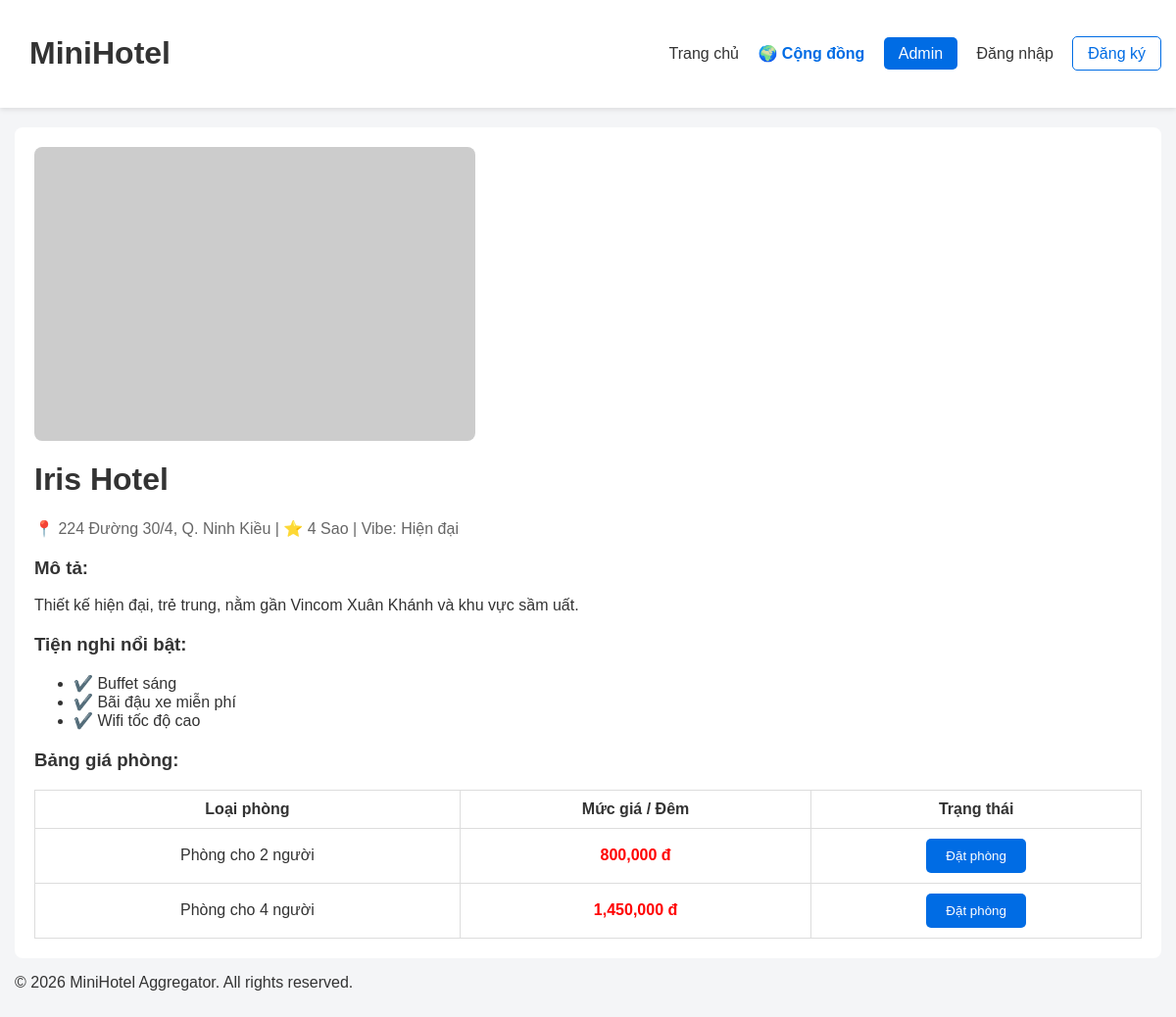
The page /detail.php?id=5 on the database its author committed.
### tables this page shows
CREATE TABLE `hotels` (
  `id` int(11) NOT NULL AUTO_INCREMENT,
  `name` varchar(150) NOT NULL,
  `address` varchar(255) DEFAULT NULL,
  `star_rating` int(1) DEFAULT 3,
  `vibe` varchar(50) DEFAULT NULL,
  `description` text DEFAULT NULL,
  PRIMARY KEY (`id`)
);

CREATE TABLE `amenities` (
  `id` int(11) NOT NULL AUTO_INCREMENT,
  `name` varchar(100) NOT NULL,
  `icon` varchar(100) DEFAULT NULL,
  PRIMARY KEY (`id`)
);

CREATE TABLE `rooms` (
  `id` int(11) NOT NULL AUTO_INCREMENT,
  `hotel_id` int(11) NOT NULL,
  `capacity` int(11) NOT NULL,
  `price` decimal(10,0) NOT NULL,
  PRIMARY KEY (`id`),
  FOREIGN KEY (`hotel_id`) REFERENCES `hotels`(`id`) ON DELETE CASCADE
);

### detail.php (the view, shortened to what this page needs)
<?php
require_once 'includes/db-connect.php';
require_once 'includes/header.php';
$id = $_GET['id'];
$stmt = $pdo->prepare("SELECT * FROM hotels WHERE id = ?");
$stmt->execute([$id]);
$hotel = $stmt->fetch(PDO::FETCH_ASSOC);
$image_pattern = "uploads/hotel_" . $id . "_*.*";
$images = glob($image_pattern);
$stmt_room = $pdo->prepare("SELECT * FROM rooms WHERE hotel_id = ?");
$stmt_room->execute([$id]);
$rooms = $stmt_room->fetchAll(PDO::FETCH_ASSOC);
$stmt_amen = $pdo->prepare("SELECT a.name FROM amenities a JOIN hotel_amenities ha ON a.id = ha.amenity_id WHERE ha.hotel_id = ?");
$stmt_amen->execute([$id]);
$amenities = $stmt_amen->fetchAll(PDO::FETCH_ASSOC);
?>
<div class="detail-container" style="background: #fff; padding: 20px; border-radius: 8px; margin-top: 20px;">
    <div class="hotel-gallery" style="display: flex; gap: 10px; overflow-x: auto; margin-bottom: 20px;">
    <?php if (count($images) > 0): ?>
        <?php foreach($images as $img_path): ?>
            <img src="<?= htmlspecialchars($img_path) ?>" style="height: 300px; border-radius: 8px; object-fit: cover;">
        <?php endforeach; ?>
    <?php else: ?>
        <img src="https://via.placeholder.com/600x400?text=No+Image" style="height: 300px; border-radius: 8px; object-fit: cover;">
    <?php endif; ?>
</div>
    <h1><?= htmlspecialchars($hotel['name']) ?></h1>
    <p style="color: #666;">📍 <?= htmlspecialchars($hotel['address']) ?> | ⭐ <?= $hotel['star_rating'] ?> Sao | Vibe: <?= htmlspecialchars($hotel['vibe']) ?></p>
    <div style="margin: 20px 0;">
        <h3>Mô tả:</h3>
        <p><?= nl2br(htmlspecialchars($hotel['description'])) ?></p>
    </div>
    <div style="margin: 20px 0;">
        <h3>Tiện nghi nổi bật:</h3>
        <ul>
            <?php foreach($amenities as $amenity): ?>
                <li>✔️ <?= htmlspecialchars($amenity['name']) ?></li>
            <?php endforeach; ?>
        </ul>
    </div>
    <h3>Bảng giá phòng:</h3>
    <table class="compare-table">
        <tr>
            <th>Loại phòng</th>
            <th>Mức giá / Đêm</th>
            <th>Trạng thái</th>
        </tr>
        <?php foreach($rooms as $room): ?>
        <tr>
            <td>Phòng cho <?= $room['capacity'] ?> người</td>
            <td style="color: red; font-weight: bold;"><?= number_format($room['price']) ?> đ</td>
            <td><button class="btn-primary">Đặt phòng</button></td>
        </tr>
        <?php endforeach; ?>
    </table>
</div>
<?php require_once 'includes/footer.php'; ?>

### css/style.css (style rules this page uses)
:root { --primary: #006CE4; --bg-color: #f4f5f7; --text-color: #333; }
* { box-sizing: border-box; font-family: sans-serif; }
body { background: var(--bg-color); color: var(--text-color); margin: 0; padding-bottom: 100px; }
.btn-primary { background: var(--primary); color: #fff; border: none; padding: 10px 20px; border-radius: 5px; cursor: pointer; }
.compare-table { width: 100%; border-collapse: collapse; background: #fff; }
.compare-table th, .compare-table td { border: 1px solid #ddd; padding: 10px; text-align: center; }

### rows shown on the page
hotels: name "Iris Hotel", address "224 Đường 30/4, Q. Ninh Kiều", star_rating "4", vibe "Hiện đại", description "Thiết kế hiện đại, trẻ trung, nằm gần Vincom Xuân Khánh và khu vực sầm uất."
amenities: name "Buffet sáng"
amenities: name "Bãi đậu xe miễn phí"
amenities: name "Wifi tốc độ cao"
rooms: capacity "2", price "800,000"
rooms: capacity "4", price "1,450,000"
